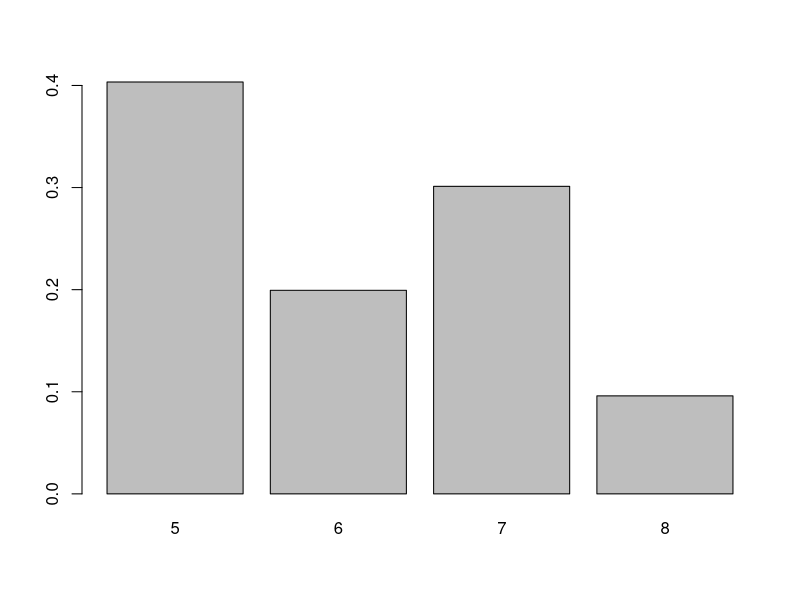
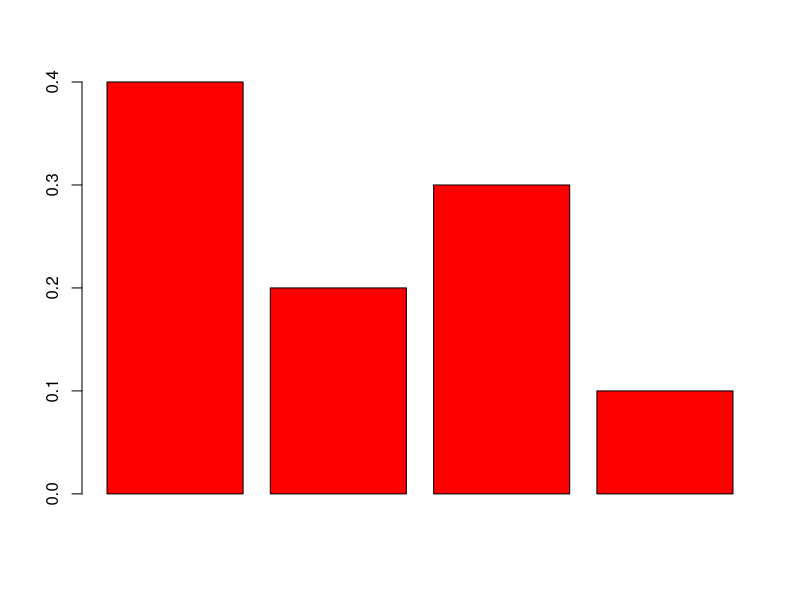
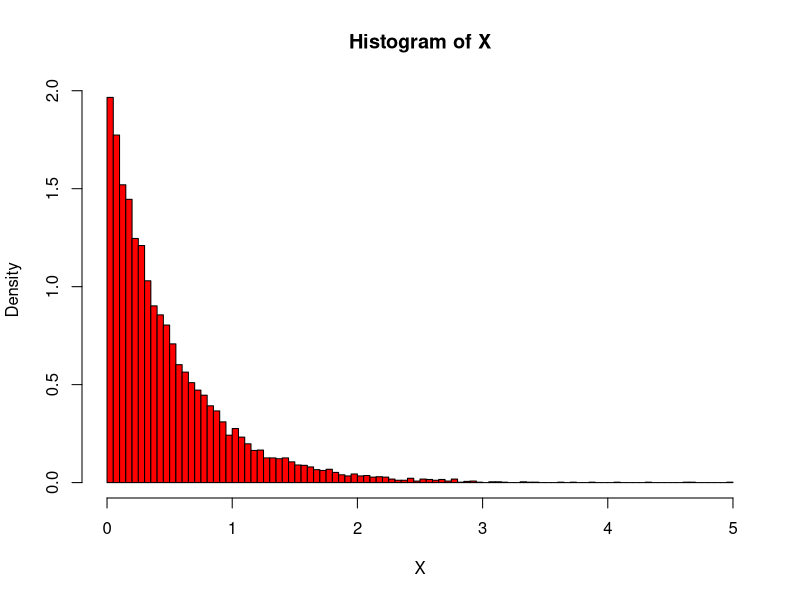
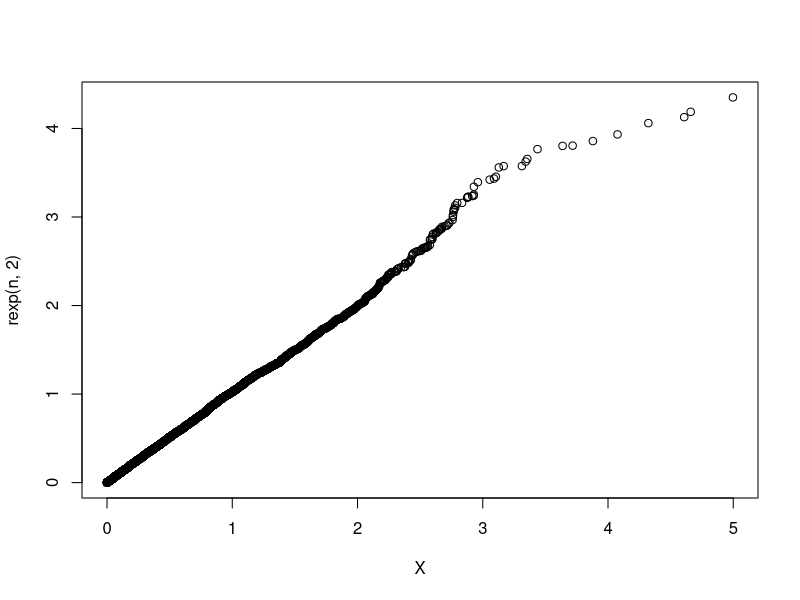
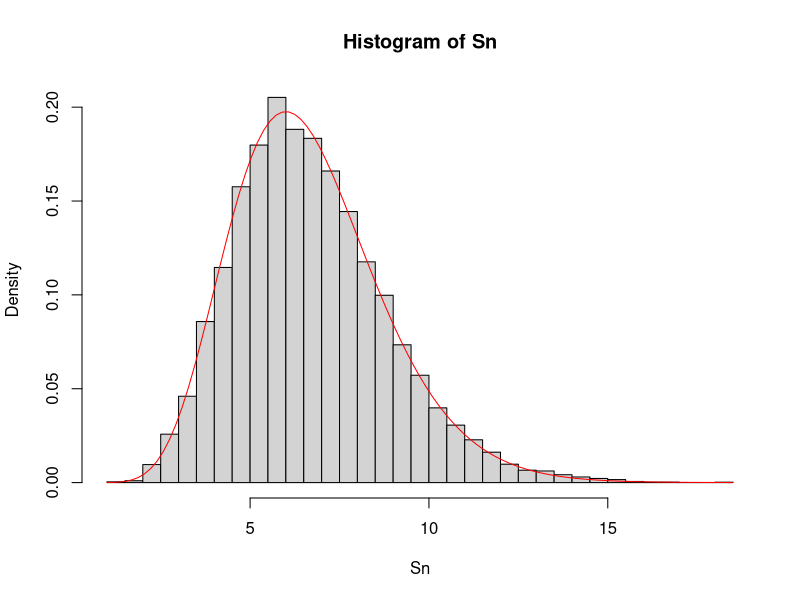
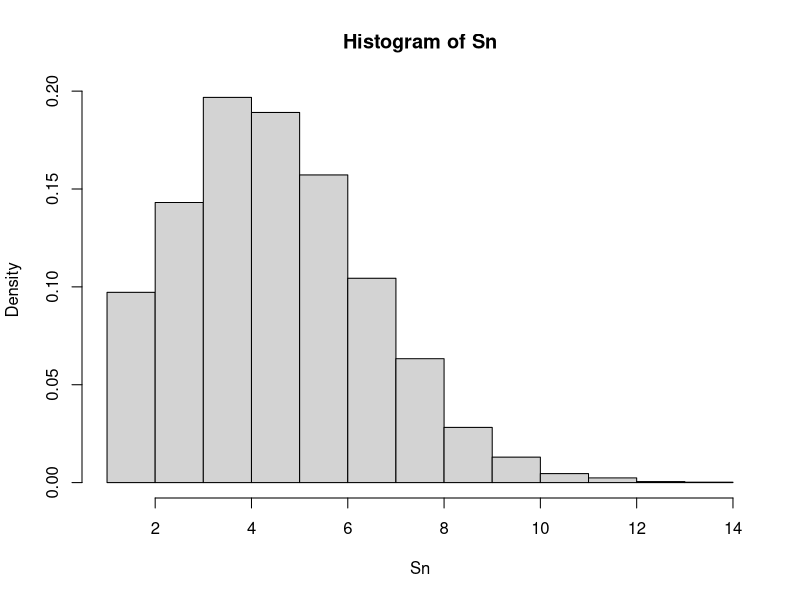
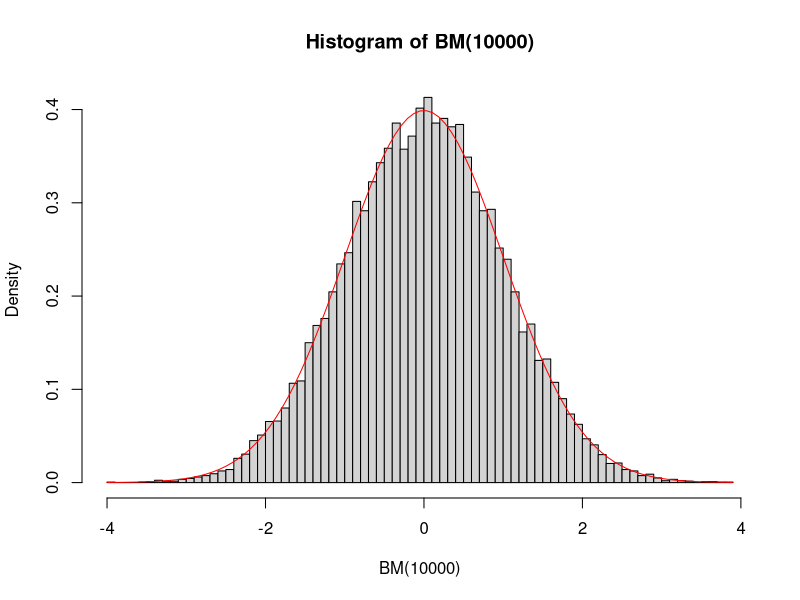
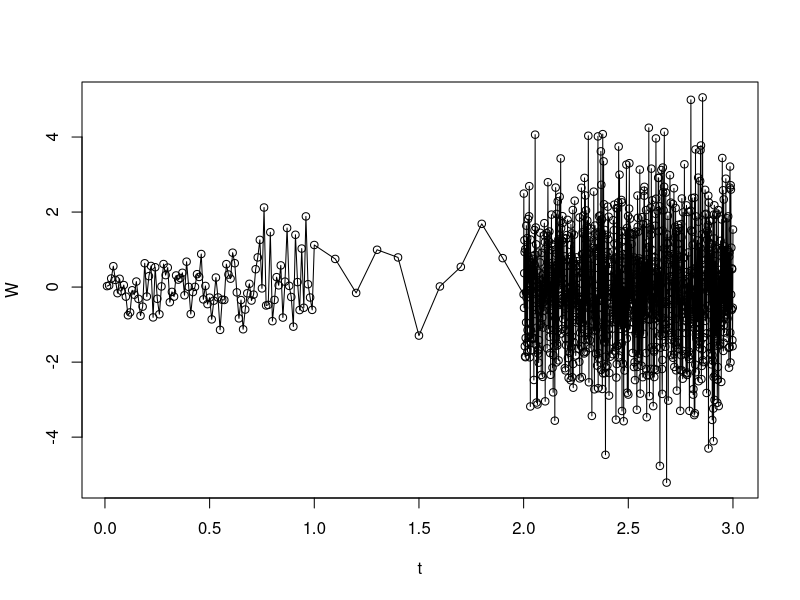

Reproduce these figures in R, in order.
## ---- chunk 1
knitr::opts_chunk$set(echo = TRUE)
## ---- chunk 2
X <- runif(10000)
X <- 5*(X<=0.4) + 6*(0.4<X & X<=0.6) + 7*(0.6<X & X<=0.9) + 8*(0.9<X)

Y <- table(X)
V <- c(0.4,0.2,0.3,0.1)

barplot(Y/length(X)) & barplot(V, col = 'red')
## ---- chunk 3
n <- 10000
Y <- runif(n)
X <- -1/2 * log(1-Y)
hist(X, breaks = 100,freq = FALSE,col='red')
qqplot(X,rexp(n,2))
## ---- chunk 4
lambda <- 1.5
n <- 10000
Sn <- numeric(n)

for (i in 1:n){
  p <- 1
  X <- -1/lambda * log(1- runif(10))
  Sn[i] <- sum(X)
}
hist(Sn, breaks = 50,freq = FALSE)
curve(dgamma(x,shape = 10,rate = lambda),add = TRUE, col = "red")
## ---- chunk 5
lambda <- 4
n <- 10000
Sn <- numeric(n)

for (i in (1:n)){
  p <- 1
  X <- -1/lambda * log(1- runif(1))
  while(X<=1){
    p <- p+1
    X <- X - 1/lambda * log(1- runif(1))
  }
  Sn[i] <- p
  p <- 1
}
hist(Sn,freq = FALSE)
## ---- chunk 6
BM <- function(n){
  U1 = runif(n)
  U2 = runif(n)
  return(c(sqrt(-2*log(U1)) * cos(2*pi*U2),sqrt(-2*log(U1)) * sin(2*pi*U2)))
}

hist(BM(10000), freq = FALSE, breaks = 100) 
curve(dnorm(x),add = TRUE, col = 'red')
## ---- chunk 7
n <- 1:1110

W0 <- 0
Brownian <- function(i) {
 return( (i >= 1 & i <= 100)*(i/100) + (i>=101 & i<=110)*(1 + (i-100)/10) + (i>=111 & i<=1110)*(2 + (i-110)/1000) ) 
}

t <- Brownian(n)
W <- W0 + sqrt(t) * rnorm(1110)
plot(t,W,type= "o")
## ---- chunk 8
n = 10000
f <- function(x){
  return(2/pi * sqrt(1-x**2) * (-1<=x & x <= 1))
}

M <- 4/pi
g <- function(x){
  return(1/2 * (-1<=x & x <= 1))
}

Y = NULL
while (length(Y) < n) {
  U <- runif(n)
  X <- runif(n,-1,1)
  fx <- f(X)
  gx <- g(X)
  Y <-append( Y , X[U <= fx/(M * gx)])
}

t <- seq(-1,1,1/n)


hist(Y, freq = FALSE)
lines(t,f(t),col="red")
## ---- chunk 9
n = 10000
f <- function(x,y){
  return(1/pi * (x**2+y**2 <= 1))
}

M <- 4/pi
g <- function(x,y){
  return(1/4 * (-1<=x & x <= 1) * (-1<=y & y <= 1))
}

x <- NULL
y <- NULL

while (length(x) < n) {
  U <- runif(1)
  X <- runif(1,-1,1)
  Y <- runif(1,-1,1)
  fx <- f(X,Y)
  gx <- g(X,Y)
  x <-append(x , X[U <= fx/(M * gx)])
  y <-append(y , Y[U <= fx/(M * gx)])
}

plot(x,y)
## ---- chunk 10

f <- function(x,b,mean,sd){
  return(
    1/(sqrt(2*pi*sd**2)*pnorm((mean - b)/sd))*exp(-1/2 * (mean - x)^2/sd**2) * (x>=b))
}

n <- 10000
mean <- 0
sd <- 2
b <- 2

M <- 1/pnorm((mean - b)/sd)
g <- function(x,mean,sd){
  return(1/sqrt(2*pi*sd**2)*exp(-1/2 * (mean - x)^2/sd**2))
}

x = numeric(0)
while (length(x) < n) {
  U <- runif(1)
  X <- rnorm(1,mean,sd)
  x <- append(x, X[U <= (f(X, b, mean, sd) / (M * g(X, mean, sd)))])
}

t <- seq(b,8,0.01)

hist(x, freq = FALSE, breaks = 50)
lines(t, f(t, b, mean, sd), col=rgb(180/255, 50/255, 213/255))
## ---- chunk 11

f2 <- function(x,b,lam){
  return(lam * exp(-lam*(x-b))*(x>=b))
}

n <- 10000
b <- 2
lam <- 1

M2 <- exp(lam*b)
g2 <- function(x,lam){
  return(lam * exp(-lam*x))
}

x = numeric(0)
while (length(x) < n) {
  U <- runif(1)
  X <- rexp(1,lam)
  x <- append(x, X[U <= (f2(X, b, lam) / (M2 * g2(X, lam)))])
}

t <- seq(b,8,0.01)

hist(x, freq = FALSE, breaks = 50)
lines(t, f2(t,b,lam), col=rgb(180/255, 50/255, 213/255))

n <- 10000
mean <- 0
sd <- 2
b <- 2

M <- 1/pnorm((mean - b)/sd)
g <- function(x,mean,sd){
  return(1/sqrt(2*pi*sd**2)*exp(-1/2 * (mean - x)^2/sd**2))
}

x = numeric(0)
while (length(x) < n) {
  U <- runif(1)
  X <- rnorm(1,mean,sd)
  x <- append(x, X[U <= (f(X, b, mean, sd) / (M * g(X, mean, sd)))])
}

t <- seq(b,8,0.01)

hist(x, freq = FALSE, breaks = 50)
lines(t, f(t, b, mean, sd), col=rgb(180/255, 50/255, 213/255))
## ---- chunk 12
pi1 <- function(n){
  U <- runif(n)
  return(4/n * sum(sqrt(1 - U**2)))
}
## ---- chunk 13
pi2 <- function(n){
  U1 <- runif(n)
  U2 <- runif(n)
  return(4/n * sum((U1**2 + U**2)<=1))
}
## ---- chunk 14
n <- 1000
m <- 15e4

sample_1 <- replicate(n, pi1(m))
sample_2 <- replicate(n, pi2(m))

cat(sprintf("[Methode 1] Mean: %s. Variance: %s \n", mean(sample_1), var(sample_1)))
cat(sprintf("[Methode 2] Mean: %s. Variance: %s", mean(sample_2), var(sample_2)))
## ---- chunk 15
fY <- function(y){
  return(1/(2*sqrt(pi)) * exp(-y^2/4) *(2 <= y))
}

fX <- function(x){
  return(1/5 * (0 <= x & x <= 5))
}

h <- function(x,y){
  return(10 * sqrt(pi) * sqrt(x+y) * sin(y^4) * exp(-3*x/2) * fX(x) * fY(y))
}

n <- 10000
X <- runif(n,0,5)
Y <- rnorm(n,0,2)
Y[Y <= 2] <- 0

delta <- mean(h(X,Y))
## ---- chunk 16
fY_2 <- function(y){
  return(1/(2*sqrt(pi)) * exp(-y^2/4) * (2 <= y))
}

fX_2 <- function(x){
  return(3/2 * exp(-3*x/2))
}

h <- function(x,y){
  return(4*sqrt(pi)/3 * sqrt(x+y) * sin(y^4) * fX_2(x) * fY_2(y))
}

n <- 10000
X <- rexp(n,3/2)
Y <- rnorm(n,0,2)
Y[Y <= 2] <- 0
X[X >= 5] <- 0

delta2 <- mean(h(X,Y))
## ---- chunk 17
delta 
delta2
## ---- chunk 18
n <- 10000

a <- 50
k <- 5

h <-function(x){
  return(x>=50)
}

f <- function(x){
  return(1/(pi*(1+x^2)))
}

G_inv <- function(x){
  return(a/(1-x)^(1/k))
}

g <- function(x){
  return((k*a^k/x^(k+1))*(x>=a))
}

#classical Monte Carlo:

X1 <- rcauchy(n,0,1)

p1 <- h(X1)
cat(sprintf("Monte Carlo method : mean is %f and var is %f \n", mean(p1),var(p1)))

#importance sampling :
  
X2 <- G_inv(runif(n))

p2 <- f(X2)/g(X2) * h(X2)
cat(sprintf("Induction method : mean is %f and var is %f", mean(p2),var(p2)))
## ---- chunk 19
n <- 10000
lam <- 2

f <- function(x,y){
  return(3/2 * exp(- 3/2 * x) * 1/(2*sqrt(pi)) * exp(-y^2/4))
}

g <- function(x,y,lam){
  return(3/2 * exp(- 3/2 * x) * lam * exp(-lam * (y - 2)))
}

h <- function(x,y){
  return((4*sqrt(pi))/3 * sqrt(x+y) * sin(y^4) * f(x,y))
}

X <- rexp(n,3/2)
Y <- rexp(n,lam) + 2
Y[Y <= 2] <- 0
X[X >= 5] <- 0
X[X >= 0] <- 0 

p <- f(X,Y)/g(X,Y,lam) * h(X,Y)
cat(sprintf("Induction method : mean is %f and var is %f", mean(p),var(p)))

## ---- chunk 20
n <- 10000

h1 <-function(x){
  return(sqrt(2*pi) * exp(-x**2 / 2) * (x <= 2) * (x >= 0))
}

h2 <- function(x){
  return(2 * exp(-x**2))
}

#classical Monte Carlo:

X1 <- rnorm(n,0,1)
p1 <- h1(X1)

X2 <- runif(n,0,2)
p2 <- h2(X2)

cat(sprintf("First estimator by Monte Carlo method : mean is %f and var is %f \n", mean(p1),var(p1)))
cat(sprintf("Second estimator by Monte Carlo method : mean is %f and var is %f \n", mean(p2),var(p2)))
## ---- chunk 21
X3 <- - X1
p3 <- h1(X3)
cat(sprintf("Third estimator based on an antithetic variable : mean is %f and var is %f \n",(mean(p1) + mean(p3)) / 2 , (var(p1) + var(p3) + 2*cov(p1,p3))/4))

X4 <- 2 - X2
p4 <- h2(X4)
cat(sprintf("Fourth estimator based on an antithetic variable : mean is %f and var is %f \n",(mean(p2) + mean(p4)) / 2 , (var(p2) + var(p4) + 2*cov(p2,p4))/4))
## ---- chunk 22
mu_k <- function(k){
  return(2**(k+1) / 2*(k+1))
}
## ---- chunk 23
series_exp_k <- function(x,k){
  X <- 1
   for (i in (1:k)){
     X <- X + ((-1)**i) * (x**(2*i) / factorial(i))
   }
   return(X)
}
## ---- chunk 24
#finding k
k <- 1
eps <- 0.001

series_exp_k(2,k+100)
exp(2)
#while (abs(series_exp_k(1,k) - exp(1)) > eps){
  #k <- k + 1
#}
